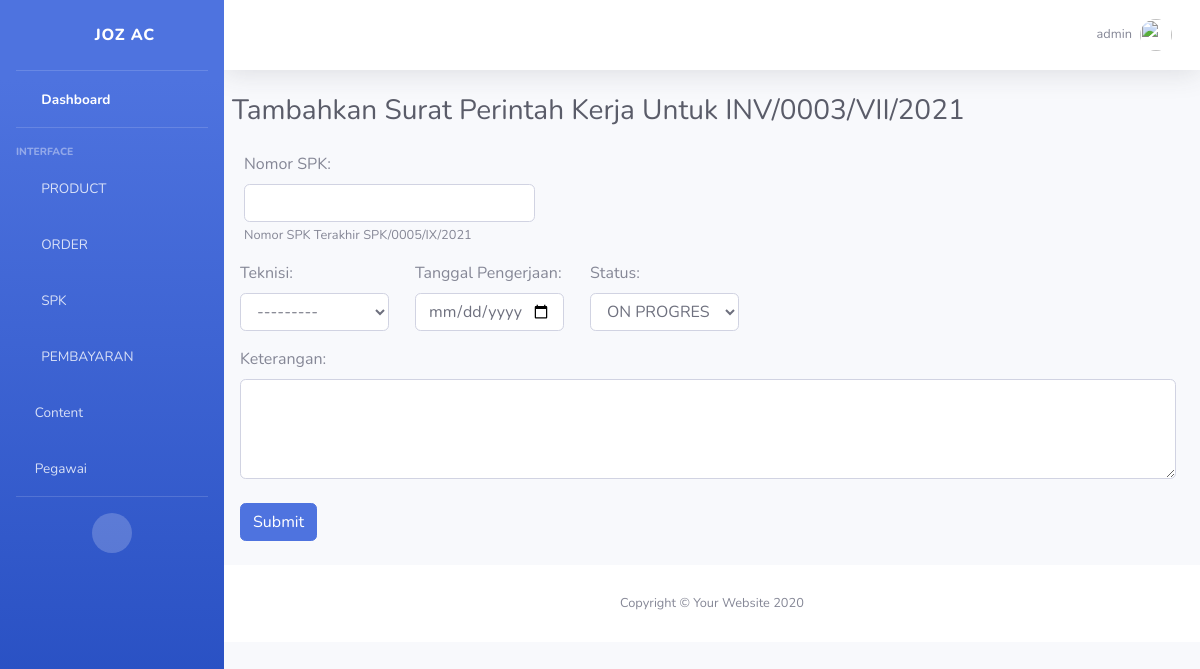
Page /spk/admin/create/inv0003vii2021/ (signed in) on the committed database.
### account/models.py (models this page shows)
class Account(AbstractBaseUser, PermissionsMixin):
	jabatanChoice        = [
	('ADMIN','ADMIN'),
	('TEKNISI','TEKNISI'),
	]
	username 	= models.CharField(max_length=20, unique=True)
	jabatan 	= models.CharField(choices=jabatanChoice, max_length=8)
	date_joined = models.DateTimeField(auto_now_add=True)
	last_login 	= models.DateTimeField(auto_now=True)
	is_active = models.BooleanField(default=True)
	is_staff = models.BooleanField(default=True)
	is_superuser = models.BooleanField(default=False)
	is_admin	= models.BooleanField(default=True)
	objects = AccountManage()
	USERNAME_FIELD = 'username'
	REQUIRED_FIELDS = []
	def __str__(self):
		return self.username
	class Meta:
		verbose_name = 'Account'
		verbose_name_plural = 'Account'

### pesanan/models.py (models this page shows, shortened)
class InvoiceModel(models.Model):
    statusChoise = [
    ('LUNAS','LUNAS'),
    ('BELUM', 'BELUM LUNAS'),
    ]
    Invoice             = models.CharField(max_length=20, verbose_name='Nomor Invoice')
    clientINV           = models.OneToOneField(ClientModel, blank=True, null=True, related_name='InvoiceClient', verbose_name='Invoice Client', on_delete=models.SET_NULL)
    statusPembayaran    = models.CharField(choices=statusChoise, max_length=20, default='BELUM')
    Keterangan          = models.TextField()
    tanggal			    = models.DateField(auto_now=True, editable=False, verbose_name='Tanggal')
    totalInvoice	    = models.PositiveIntegerField(default=0, verbose_name='Total Pembayaran')
    slug_Invoice	    = models.SlugField()
    class Meta:
        verbose_name='Invoice'
        verbose_name_plural='Invoice'

### SPK_teknisi/models.py (models this page shows, shortened)
class SPKModel(models.Model):
    statusChoice        = [
        ('PENDING','ON PROGRESS'),
        ('CANCEL','CANCEL'),
        ('SELESAI','SELESAI'),
    ]
    no_SPK			= models.CharField(max_length=30, verbose_name='Nomor SPK', blank=True, unique=True)
    tgl_input		= models.DateField(auto_now=True, verbose_name='Tanggal Input')
    teknisi			= models.ForeignKey(settings.AUTH_USER_MODEL, on_delete=models.SET_NULL, related_name='teknisiUser', verbose_name='Teknisi', null=True)
    pesanan		    = models.OneToOneField(InvoiceModel, related_name='SPK', on_delete=models.SET_NULL, verbose_name='Invoice', null=True)
    tgl_pengerjaan	= models.DateField(verbose_name='Tanggal Pengerjaan')
    keterangan		= models.TextField(verbose_name='Keterangan')
    status			= models.CharField(choices=statusChoice, max_length=10, default='PENDING')
    slug_SPK		= models.SlugField()
    class Meta:
        verbose_name='Surat Perintah Kerja'
        verbose_name_plural='Surat Perintah Kerja'
    def __str__(self):
    	return self.no_SPK

### SPK_teknisi/views.py (the view)
# urls.py: path('admin/create/<slug:slug>/', SPK_Create.as_view(), name='create'),
class SPK_Create(LoginRequiredMixin, CreateView):
	login_url = reverse_lazy('account:login')
	model = SPKModel
	template_name = 'SPK_teknisi/create.html'
	form_class = SPK_Form
	success_url = reverse_lazy('spk:invoiceView')
	def get_context_data(self, **kwargs):
	    context = super().get_context_data(**kwargs)
	    context['lastSPK'] = self.model.objects.all().last()
	    context['invoice'] = InvoiceModel.objects.get(slug_Invoice=self.kwargs['slug'])
	    return context
	def get_initial(self):
		initial = super().get_initial()
		initial['pesanan'] = InvoiceModel.objects.get(slug_Invoice=self.kwargs['slug'])
		return initial

### SPK_teknisi/forms.py
class SPK_Form(forms.ModelForm):
    class Meta:
        model = SPKModel
        fields = ('no_SPK', 'teknisi', 'pesanan', 'tgl_pengerjaan', 'keterangan', 'status')
        widgets={
            'no_SPK':forms.TextInput(attrs={
                'class':"form-control",
                'onchange':"SPK_Value(this.value)",
                }),
            'keterangan': forms.Textarea(attrs={
                'class':"form-control",
                'style': 'height: 100px',
                }),
        	'teknisi': forms.Select(attrs={
        		'class':"form-control",
        		}),
        	'tgl_pengerjaan':forms.DateInput(attrs={
        		'class':"datepicker form-control",
                'type':"date"
        		}),
            'status':forms.Select(attrs={
                'class':"form-control",
                }),
            'pesanan':forms.HiddenInput(),
        }
    def __init__(self, *args, **kwargs):
        super().__init__(*args, **kwargs)
        self.fields['teknisi'].queryset = Account.objects.filter(jabatan='TEKNISI')

### SPK_teknisi/templates/SPK_teknisi/create.html (shortened to what this page needs)
{% extends "admin/base_admin.html" %}
{% load static %}
{% block Content %}
<div class="container-fluid pr-auto pl-2">
	<div class="d-sm-flex align-items-center justify-content-between mb-4">
        <h1 class="h3 mb-0 text-gray-800">Tambahkan Surat Perintah Kerja Untuk {{invoice.Invoice}}</h1>
    </div>
    <form method="post" autocomplete="off">
    	<div class="col-md-4 mb-3">
			{{form.no_SPK.label_tag}}
			{{form.no_SPK}}
			<small id="id_no_SPK" class="form-text text-muted">Nomor SPK Terakhir {{lastSPK}}</small>
		</div>
    	<div class="form-row">
    		<div class="col-sm-2 mb-3 ml-2">
    			{{form.teknisi.label_tag}}
    			{{form.teknisi}}
    		</div>
    		<div class="col-sm-2 mb-2 ml-3">
    			{{form.tgl_pengerjaan.label_tag}}
    			{{form.tgl_pengerjaan}}
    		</div>
    		<div class="col-sm-2 mb-2 ml-3">
	    		{{form.status.label_tag}}
	    		{{form.status}}
    		</div>
    	</div>
    	<div class="ml-2">
    		{{form.keterangan.label_tag}}
    		{{form.keterangan}}
    	</div>
    	<button type="submit" class="btn btn-primary my-4 ml-2">Submit</button>
    </form>
</div>
{% endblock Content %}

### templates/admin/include/topBar.html (shortened to what this page needs)
{% load static %}
                <nav class="navbar navbar-expand navbar-light bg-white topbar mb-4 static-top shadow">
                    <ul class="navbar-nav ml-auto">
                        <li class="nav-item dropdown no-arrow">
                            <a class="nav-link dropdown-toggle" href="#" id="userDropdown" role="button"
                                data-toggle="dropdown" aria-haspopup="true" aria-expanded="false">
                                <span class="mr-2 d-none d-lg-inline text-gray-600 small">{{request.user}}</span>
                                <img class="img-profile rounded-circle" src="{% static "img/undraw_profile.svg" %}">
                            </a>
                        </li>
                    </ul>
                </nav>

### rows in the picture
Account: user "admin"
InvoiceModel: Invoice "INV/0003/VII/2021"
SPKModel: no_SPK "SPK/0005/IX/2021"
